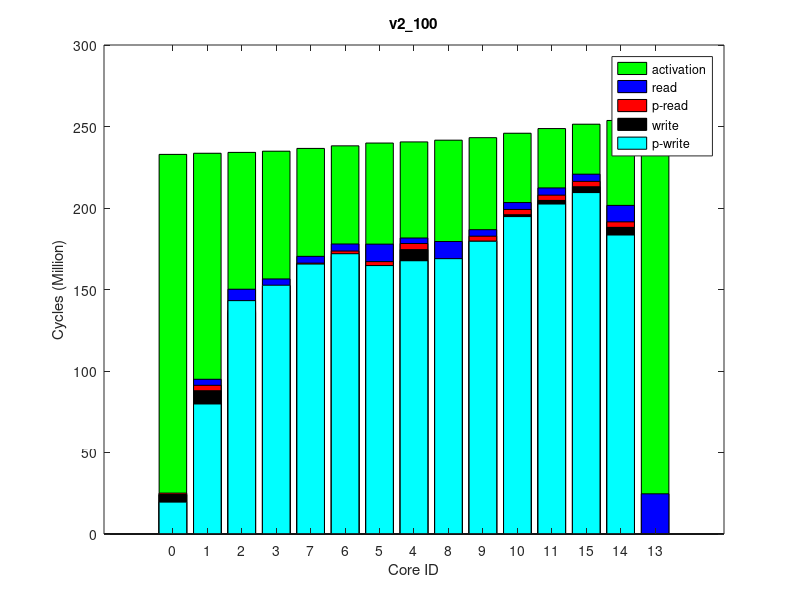

Recreate this plot in MATLAB.
times(1, :, :) = [
876832, 234447480, 0
3310731, 235147145, 0
1294515, 235682918, 0
2736103, 236423503, 0
3726679, 242142594, 0
2618934, 241442618, 0
3253203, 239728045, 0
3176835, 238137727, 0
1520390, 243213492, 0
3096445, 244754317, 0
3207088, 247481491, 0
3225788, 250348801, 0
0, 255559441, 0
3369789, 255300876, 0
3280954, 253025184, 0
];
times(2, :, :) = [
876832, 234457839, 0
3309281, 235156426, 0
1294457, 235693140, 0
2736086, 236433424, 0
3725874, 242160045, 0
2622148, 241459482, 0
3254389, 239744988, 0
3177424, 238148443, 0
1519706, 243230176, 0
3096895, 244771463, 0
3206983, 247499730, 0
3226322, 250366774, 0
0, 255582607, 0
3369627, 255323055, 0
3281629, 253043127, 0
];
times(3, :, :) = [
876832, 234481636, 0
3311386, 235181091, 0
1294469, 235717909, 0
2737661, 236459703, 0
3726065, 242184261, 0
2622097, 241484148, 0
3254405, 239769984, 0
3177233, 238176529, 0
1520579, 243254409, 0
3096959, 244795912, 0
3208348, 247523300, 0
3224831, 250389240, 0
0, 255606991, 0
3369561, 255345248, 0
3280961, 253065985, 0
];
times(4, :, :) = [
876832, 234444405, 0
3307953, 235145552, 0
1294507, 235680212, 0
2735137, 236420490, 0
3727008, 242149675, 0
2621049, 241448939, 0
3253624, 239734687, 0
3177030, 238140041, 0
1521146, 243220444, 0
3097584, 244761723, 0
3209002, 247488418, 0
3224604, 250354614, 0
0, 255572279, 0
3369727, 255315413, 0
3280680, 253030511, 0
];
times(5, :, :) = [
876832, 234472198, 0
3303271, 235172725, 0
1290619, 235707795, 0
2735390, 236448745, 0
3726956, 242174842, 0
2622034, 241474556, 0
3253107, 239760040, 0
3176813, 238166174, 0
1521422, 243245464, 0
3097227, 244786494, 0
3207293, 247512401, 0
3225551, 250380014, 0
0, 255591412, 0
3370605, 255331417, 0
3281001, 253056235, 0
];
times(6, :, :) = [
876832, 234459057, 0
3309449, 235157310, 0
1294733, 235691115, 0
2737597, 236432227, 0
3726776, 242160598, 0
2622507, 241459961, 0
3255381, 239745196, 0
3177245, 238151990, 0
1520296, 243230862, 0
3096878, 244771828, 0
3207084, 247497750, 0
3225154, 250362740, 0
0, 255573035, 0
3370041, 255315741, 0
3281321, 253038885, 0
];
times(7, :, :) = [
876832, 234476518, 0
3310585, 235176170, 0
1294843, 235712242, 0
2735127, 236452068, 0
3727215, 242171763, 0
2625472, 241471270, 0
3253618, 239757173, 0
3176794, 238165413, 0
1520294, 243242144, 0
3097684, 244783109, 0
3207168, 247511135, 0
3225184, 250380161, 0
0, 255598042, 0
3369109, 255333501, 0
3281598, 253056116, 0
];
times(8, :, :) = [
876832, 234461839, 0
3303386, 235161594, 0
1290411, 235696326, 0
2735755, 236436710, 0
3726507, 242161658, 0
2624075, 241461492, 0
3253213, 239746903, 0
3176992, 238153444, 0
1521147, 243232503, 0
3097677, 244773631, 0
3206662, 247501691, 0
3223792, 250367028, 0
0, 255584434, 0
3370159, 255324925, 0
3280856, 253043069, 0
];
times(9, :, :) = [
876832, 234481558, 0
3311702, 235180536, 0
1295427, 235716728, 0
2738130, 236457517, 0
3726834, 242186156, 0
2621573, 241485821, 0
3255195, 239771536, 0
3177000, 238175529, 0
1520243, 243256500, 0
3096686, 244798340, 0
3208322, 247525982, 0
3225391, 250394630, 0
0, 255608933, 0
3369855, 255348503, 0
3280689, 253071318, 0
];
times(10, :, :) = [
876832, 234439249, 0
3309538, 235138506, 0
1294461, 235674144, 0
2737007, 236412378, 0
3726804, 242137867, 0
2619733, 241437066, 0
3253677, 239723346, 0
3177284, 238129501, 0
1520445, 243208847, 0
3096968, 244750546, 0
3206853, 247477840, 0
3224673, 250345879, 0
0, 255575666, 0
3369523, 255307819, 0
3281282, 253021399, 0
];
ave_times = round(squeeze(mean(times)));
format long g, ave_times
std_times = round(squeeze(std(times)));
format long g, std_times
polling_read_times = ave_times;
times(1, :, :) = [
19550528, 232556650, 0
79734447, 233252256, 0
143117992, 233781121, 0
152596226, 234511781, 0
167627200, 240108140, 0
164677134, 239431011, 0
171924358, 237770057, 0
165582016, 236214541, 0
168908911, 241143623, 0
179558353, 242631047, 0
194710318, 245264154, 0
202414967, 248031226, 0
0, 253124075, 0
183436450, 252862297, 0
209450237, 250615849, 0
];
times(2, :, :) = [
19549458, 232557041, 0
79702389, 233252279, 0
143065498, 233781889, 0
152565678, 234513916, 0
167570558, 240109591, 0
164624294, 239430899, 0
171868215, 237770020, 0
165523511, 236213975, 0
168845119, 241145812, 0
179523115, 242633965, 0
194661224, 245267416, 0
202393067, 248035720, 0
0, 253125234, 0
183429847, 252860701, 0
209443911, 250620664, 0
];
times(3, :, :) = [
19548229, 232539325, 0
79728952, 233233886, 0
143105290, 233762316, 0
152579354, 234495258, 0
167614124, 240094511, 0
164650557, 239416819, 0
171885997, 237755374, 0
165533523, 236197948, 0
168894619, 241130876, 0
179559664, 242618178, 0
194722009, 245251315, 0
202424866, 248019274, 0
0, 253111771, 0
183428117, 252856738, 0
209456263, 250604826, 0
];
times(4, :, :) = [
19560393, 232555406, 0
79816497, 233249274, 0
143233756, 233778835, 0
152640953, 234511187, 0
167643915, 240106310, 0
164678705, 239427582, 0
171961425, 237766946, 0
165632338, 236210471, 0
168925362, 241142212, 0
179597126, 242630262, 0
194766761, 245263805, 0
202459614, 248030422, 0
0, 253099977, 0
183413285, 252843534, 0
209470750, 250615770, 0
];
times(5, :, :) = [
19541796, 232546520, 0
79734332, 233243157, 0
143133863, 233771679, 0
152610295, 234504567, 0
167633156, 240101886, 0
164682104, 239422814, 0
171936421, 237761926, 0
165583417, 236206337, 0
168912606, 241137033, 0
179570827, 242625014, 0
194721080, 245258103, 0
202420392, 248025050, 0
0, 253104598, 0
183416373, 252843253, 0
209465596, 250610084, 0
];
times(6, :, :) = [
19562998, 232571335, 0
79805060, 233266221, 0
143221976, 233795048, 0
152642786, 234527806, 0
167639222, 240119299, 0
164689505, 239441605, 0
171988896, 237781763, 0
165634668, 236226511, 0
168918375, 241154644, 0
179583519, 242641613, 0
194729839, 245275291, 0
202459345, 248042634, 0
0, 253125118, 0
183442908, 252872457, 0
209474210, 250627995, 0
];
times(7, :, :) = [
19555881, 232546632, 0
79773711, 233240544, 0
143164066, 233770127, 0
152614401, 234503754, 0
167616423, 240100305, 0
164658891, 239423738, 0
171910555, 237763396, 0
165572367, 236206524, 0
168896257, 241135594, 0
179572470, 242623838, 0
194730485, 245256950, 0
202433953, 248022881, 0
0, 253104175, 0
183422541, 252849287, 0
209458396, 250609285, 0
];
times(8, :, :) = [
19554223, 232542430, 0
79795505, 233237952, 0
143202657, 233766450, 0
152638094, 234500567, 0
167630113, 240097973, 0
164693852, 239420115, 0
172002592, 237760041, 0
165635310, 236201317, 0
168911795, 241133657, 0
179579326, 242622027, 0
194723543, 245255953, 0
202426298, 248023331, 0
0, 253096963, 0
183405519, 252835785, 0
209445265, 250609018, 0
];
times(9, :, :) = [
19564704, 232554179, 0
79806065, 233250011, 0
143236121, 233778801, 0
152662424, 234511817, 0
167722014, 240107780, 0
164773836, 239429470, 0
172067336, 237768560, 0
165686825, 236213126, 0
169005160, 241143016, 0
179620920, 242630861, 0
194775559, 245263395, 0
202447075, 248031899, 0
0, 253127426, 0
183437172, 252866566, 0
209459710, 250617911, 0
];
times(10, :, :) = [
19546980, 232563193, 0
79797916, 233258159, 0
143237975, 233787437, 0
152658495, 234519674, 0
167674720, 240115048, 0
164725566, 239437772, 0
171987781, 237777292, 0
165649197, 236220725, 0
168956174, 241151527, 0
179614571, 242639758, 0
194775542, 245272227, 0
202474879, 248040296, 0
0, 253134200, 0
183449151, 252879549, 0
209485872, 250625726, 0
];
ave_times = round(squeeze(mean(times)));
format long g, ave_times
std_times = round(squeeze(std(times)));
format long g, std_times
polling_write_times = ave_times;
times(1, :, :) = [
0, 257486213, 0
7014143, 258249266, 64000
14250022, 258813271, 128000
7050632, 259607618, 64000
7111910, 265535322, 64000
13339260, 264816518, 128000
7585536, 263054008, 64000
7350680, 261389975, 64000
14325789, 266624573, 128000
7084950, 268184900, 64000
7444624, 270968652, 64000
7670815, 273966059, 64000
24664137, 279388299, 255980
13474790, 279099676, 128000
7687842, 276692875, 64000
];
times(2, :, :) = [
0, 257477908, 0
7014486, 258239974, 64000
14250282, 258805139, 128000
7050619, 259599516, 64000
7116230, 265526468, 64000
13339146, 264807841, 128000
7585538, 263043368, 64000
7348070, 261378442, 64000
14325839, 266616481, 128000
7084969, 268177598, 64000
7444169, 270961217, 64000
7670799, 273967445, 64000
24664170, 279375933, 255980
13474892, 279090997, 128000
7687876, 276692669, 64000
];
times(3, :, :) = [
0, 257489959, 0
7012963, 258251334, 64000
14250129, 258816683, 128000
7050640, 259610467, 64000
7107377, 265540600, 64000
13339153, 264821864, 128000
7585535, 263057223, 64000
7348097, 261391279, 64000
14325856, 266628119, 128000
7084966, 268188993, 64000
7444524, 270971436, 64000
7670790, 273978825, 64000
24663041, 279390650, 255980
13474985, 279101560, 128000
7687877, 276704806, 64000
];
times(4, :, :) = [
0, 257486745, 0
7013333, 258251190, 64000
14250302, 258812019, 128000
7050635, 259609422, 64000
7111154, 265535848, 64000
13339058, 264818062, 128000
7585473, 263054669, 64000
7347975, 261388675, 64000
14325660, 266625055, 128000
7084952, 268187579, 64000
7444289, 270970798, 64000
7670814, 273978141, 64000
24663456, 279387336, 255980
13475085, 279098683, 128000
7687865, 276705855, 64000
];
times(5, :, :) = [
0, 257474576, 0
7015504, 258237338, 64000
14250042, 258800555, 128000
7050620, 259595537, 64000
7111738, 265522754, 64000
13339482, 264803542, 128000
7585506, 263041199, 64000
7350658, 261374221, 64000
14325629, 266611426, 128000
7084965, 268172579, 64000
7443945, 270956213, 64000
7670792, 273961218, 64000
24663681, 279381765, 255980
13474758, 279095272, 128000
7687855, 276687489, 64000
];
times(6, :, :) = [
0, 257498222, 0
7013779, 258259294, 64000
14250042, 258823496, 128000
7050621, 259617241, 64000
7113476, 265541544, 64000
13339700, 264822201, 128000
7585493, 263058627, 64000
7350411, 261394334, 64000
14325974, 266630702, 128000
7084968, 268192168, 64000
7444417, 270972977, 64000
7670783, 273979886, 64000
24663539, 279388536, 255980
13475039, 279106979, 128000
7687865, 276705912, 64000
];
times(7, :, :) = [
0, 257490611, 0
7014848, 258252204, 64000
14250180, 258815982, 128000
7050692, 259612085, 64000
7111055, 265537526, 64000
13339437, 264819214, 128000
7585537, 263054469, 64000
7347876, 261390875, 64000
14325884, 266627117, 128000
7084967, 268188619, 64000
7444887, 270971633, 64000
7670795, 273974501, 64000
24663146, 279386957, 255980
13475066, 279100213, 128000
7687854, 276701118, 64000
];
times(8, :, :) = [
0, 257484792, 0
7016432, 258245141, 64000
14250215, 258808551, 128000
7050665, 259604466, 64000
7107389, 265533293, 64000
13339394, 264815119, 128000
7585475, 263050071, 64000
7348340, 261386084, 64000
14325604, 266621961, 128000
7084966, 268181969, 64000
7444625, 270964904, 64000
7670803, 273959924, 64000
24662942, 279376411, 255980
13474991, 279091539, 128000
7687862, 276686933, 64000
];
times(9, :, :) = [
0, 257502146, 0
7011233, 258263741, 64000
14250185, 258827041, 128000
7050676, 259622288, 64000
7107194, 265548596, 64000
13339506, 264829747, 128000
7585468, 263066566, 64000
7347844, 261401052, 64000
14325658, 266637579, 128000
7084965, 268199906, 64000
7443978, 270982857, 64000
7670770, 273992214, 64000
24663931, 279403760, 255980
13475227, 279118730, 128000
7687884, 276719183, 64000
];
times(10, :, :) = [
0, 257495934, 0
7011992, 258258630, 64000
14250235, 258822457, 128000
7050665, 259616821, 64000
7109040, 265542145, 64000
13339790, 264824710, 128000
7585519, 263062033, 64000
7346194, 261395340, 64000
14325899, 266631827, 128000
7084955, 268192900, 64000
7444174, 270976936, 64000
7670803, 273986618, 64000
24663803, 279398452, 255980
13475006, 279118629, 128000
7687855, 276712711, 64000
];
ave_times = round(squeeze(mean(times)));
format long g, ave_times
std_times = round(squeeze(std(times)));
format long g, std_times
read_times = ave_times;
times(1, :, :) = [
0, 232892143, 0
0, 233587397, 0
0, 234117661, 0
0, 234850328, 0
0, 240544164, 0
0, 239848159, 0
0, 238140126, 0
0, 236555508, 0
0, 241611078, 0
0, 243146394, 0
0, 245867536, 0
0, 248734391, 0
0, 253975470, 0
0, 253711012, 0
0, 251410965, 0
];
times(2, :, :) = [
0, 232911439, 0
0, 233606443, 0
0, 234137334, 0
0, 234871729, 0
0, 240567053, 0
0, 239868451, 0
0, 238162048, 0
0, 236578430, 0
0, 241633271, 0
0, 243167848, 0
0, 245887850, 0
0, 248754609, 0
0, 253975643, 0
0, 253714474, 0
0, 251430628, 0
];
times(3, :, :) = [
0, 232874923, 0
0, 233572028, 0
0, 234102189, 0
0, 234836492, 0
0, 240532471, 0
0, 239834810, 0
0, 238128332, 0
0, 236544894, 0
0, 241599490, 0
0, 243134213, 0
0, 245856553, 0
0, 248723285, 0
0, 253951041, 0
0, 253688956, 0
0, 251399737, 0
];
times(4, :, :) = [
0, 232908585, 0
0, 233604715, 0
0, 234134643, 0
0, 234870405, 0
0, 240567298, 0
0, 239870150, 0
0, 238162217, 0
0, 236578155, 0
0, 241635111, 0
0, 243167724, 0
0, 245888871, 0
0, 248756426, 0
0, 253981537, 0
0, 253720673, 0
0, 251432889, 0
];
times(5, :, :) = [
0, 232887687, 0
0, 233583149, 0
0, 234114112, 0
0, 234848467, 0
0, 240543244, 0
0, 239845919, 0
0, 238138075, 0
0, 236555403, 0
0, 241610374, 0
0, 243144674, 0
0, 245866721, 0
0, 248733347, 0
0, 253961500, 0
0, 253698910, 0
0, 251409882, 0
];
times(6, :, :) = [
0, 232915562, 0
0, 233610872, 0
0, 234141690, 0
0, 234873728, 0
0, 240568357, 0
0, 239871291, 0
0, 238164717, 0
0, 236581785, 0
0, 241634551, 0
0, 243168838, 0
0, 245890271, 0
0, 248756328, 0
0, 253987922, 0
0, 253729640, 0
0, 251433355, 0
];
times(7, :, :) = [
0, 232897004, 0
0, 233592692, 0
0, 234122580, 0
0, 234856150, 0
0, 240549183, 0
0, 239851302, 0
0, 238144828, 0
0, 236563468, 0
0, 241617119, 0
0, 243150129, 0
0, 245872649, 0
0, 248739091, 0
0, 253958223, 0
0, 253700919, 0
0, 251416246, 0
];
times(8, :, :) = [
0, 232893580, 0
0, 233589441, 0
0, 234120346, 0
0, 234854985, 0
0, 240548801, 0
0, 239850987, 0
0, 238146636, 0
0, 236563463, 0
0, 241617713, 0
0, 243151929, 0
0, 245872751, 0
0, 248738631, 0
0, 253963248, 0
0, 253701727, 0
0, 251414800, 0
];
times(9, :, :) = [
0, 232891706, 0
0, 233586666, 0
0, 234117298, 0
0, 234849525, 0
0, 240544305, 0
0, 239846747, 0
0, 238141037, 0
0, 236557493, 0
0, 241612738, 0
0, 243145685, 0
0, 245866943, 0
0, 248732640, 0
0, 253965804, 0
0, 253700406, 0
0, 251408871, 0
];
times(10, :, :) = [
0, 232872641, 0
0, 233567628, 0
0, 234098043, 0
0, 234832508, 0
0, 240527122, 0
0, 239829782, 0
0, 238122675, 0
0, 236539676, 0
0, 241594538, 0
0, 243129833, 0
0, 245850840, 0
0, 248716183, 0
0, 253943711, 0
0, 253685415, 0
0, 251393193, 0
];
ave_times = round(squeeze(mean(times)));
format long g, ave_times
std_times = round(squeeze(std(times)));
format long g, std_times
total_times = ave_times;
times(1, :, :) = [
24219670, 232086459, 64000
87886167, 232773027, 128000
135868954, 233289782, 64000
149400569, 234012597, 64000
174457415, 239484057, 128000
164472648, 238833135, 64000
170327241, 237203877, 64000
162991591, 235672917, 64000
165100260, 240500665, 64000
179606503, 241970404, 64000
195890999, 244576924, 64000
204652534, 247320886, 64000
0, 252401383, 0
188128253, 252141493, 64000
213048218, 249888388, 64000
];
times(2, :, :) = [
24236186, 232089409, 64000
87898008, 232775052, 128000
135884410, 233289705, 64000
149390860, 234009665, 64000
174390455, 239480208, 128000
164396464, 238830599, 64000
170241058, 237200056, 64000
162923036, 235671202, 64000
165026190, 240497446, 64000
179517113, 241969231, 64000
195867713, 244574538, 64000
204613155, 247319153, 64000
0, 252393716, 0
188122518, 252133657, 64000
213058704, 249888985, 64000
];
times(3, :, :) = [
24224677, 232103065, 64000
87943302, 232788551, 128000
135954381, 233303452, 64000
149449417, 234025171, 64000
174534935, 239500315, 128000
164530296, 238850714, 64000
170359848, 237222966, 64000
163003056, 235689562, 64000
165168791, 240516967, 64000
179659397, 241987743, 64000
195953053, 244594077, 64000
204691820, 247338831, 64000
0, 252424922, 0
188151746, 252163707, 64000
213078094, 249906285, 64000
];
times(4, :, :) = [
24224570, 232101633, 64000
87968976, 232786162, 128000
136006296, 233299853, 64000
149500622, 234019079, 64000
174541312, 239496912, 128000
164521196, 238845285, 64000
170388139, 237214783, 64000
163043425, 235681509, 64000
165174789, 240513072, 64000
179633607, 241984156, 64000
195899179, 244589288, 64000
204632022, 247337103, 64000
0, 252397833, 0
188130509, 252134357, 64000
213066241, 249904556, 64000
];
times(5, :, :) = [
24228922, 232092268, 64000
87974861, 232780125, 128000
136027791, 233294588, 64000
149533957, 234015087, 64000
174559611, 239489014, 128000
164571516, 238839456, 64000
170431822, 237209261, 64000
163087594, 235679320, 64000
165186152, 240506090, 64000
179645271, 241977095, 64000
195915564, 244583276, 64000
204647681, 247328450, 64000
0, 252400664, 0
188131838, 252138786, 64000
213065538, 249897593, 64000
];
times(6, :, :) = [
24219983, 232097505, 64000
87897708, 232785091, 128000
135892595, 233299607, 64000
149409435, 234020239, 64000
174477401, 239493403, 128000
164488774, 238843922, 64000
170304430, 237212967, 64000
162951981, 235683726, 64000
165117788, 240510943, 64000
179618809, 241982211, 64000
195907511, 244587223, 64000
204652584, 247332909, 64000
0, 252387605, 0
188112809, 252128618, 64000
213080621, 249900792, 64000
];
times(7, :, :) = [
24216153, 232085814, 64000
87882812, 232772209, 128000
135864060, 233288699, 64000
149374540, 234008967, 64000
174484292, 239480580, 128000
164462841, 238831577, 64000
170295049, 237200486, 64000
162929660, 235669417, 64000
165125544, 240497466, 64000
179633701, 241969302, 64000
195898805, 244574139, 64000
204656862, 247319264, 64000
0, 252403344, 0
188130930, 252140117, 64000
213069790, 249886647, 64000
];
times(8, :, :) = [
24217337, 232095432, 64000
87895060, 232780691, 128000
135920731, 233296758, 64000
149459620, 234019309, 64000
174531959, 239491184, 128000
164548123, 238840069, 64000
170405713, 237208571, 64000
163030427, 235678580, 64000
165173634, 240507931, 64000
179624029, 241979755, 64000
195922587, 244585141, 64000
204681281, 247330191, 64000
0, 252403602, 0
188135014, 252143715, 64000
213084516, 249897844, 64000
];
times(9, :, :) = [
24216729, 232086287, 64000
87891765, 232775444, 128000
135887059, 233291272, 64000
149424939, 234010461, 64000
174464221, 239482182, 128000
164471645, 238831196, 64000
170326344, 237201069, 64000
162990559, 235670621, 64000
165096091, 240498448, 64000
179579976, 241970086, 64000
195900118, 244575602, 64000
204647098, 247319580, 64000
0, 252384415, 0
188113025, 252125638, 64000
213036582, 249888300, 64000
];
times(10, :, :) = [
24213042, 232085457, 64000
87880039, 232774276, 128000
135877173, 233289102, 64000
149401866, 234008801, 64000
174437396, 239481594, 128000
164465897, 238829321, 64000
170305374, 237200959, 64000
162960778, 235670093, 64000
165080230, 240497498, 64000
179569727, 241968611, 64000
195890398, 244573560, 64000
204649158, 247317512, 64000
0, 252373337, 0
188100954, 252111703, 64000
213049847, 249885891, 64000
];
ave_times = round(squeeze(mean(times)));
format long g, ave_times
std_times = round(squeeze(std(times)));
format long g, std_times
write_times = ave_times;
mytitle = 'v2\_100';
order = [1 2 3 4 8 7 6 5 9 10 11 12 15 14 13];

total_times = total_times(:, 2)(order);

read_times = read_times(:, 1)(order);
write_times = write_times(:, 1)(order);

polling_read_times = polling_read_times(:, 1)(order);
polling_write_times = polling_write_times(:, 1)(order);

total_times /= 1000000;

read_times /= 1000000;
write_times /= 1000000;

polling_read_times /= 1000000;
polling_write_times /= 1000000;

% laying read on top of write
read_times += write_times;
polling_read_times += write_times;

figure(1);
clf()
% set(gcf, 'Position', get(0,'Screensize'));
% set(gcf,'units','normalized','outerposition',[0 0 1 1])
bar(0:14, total_times,'g');
hold on;
bar(0:14, read_times,'b');
bar(0:14, polling_read_times,'r');
bar(0:14, write_times,'k');
bar(0:14, polling_write_times,'c');
hold off

axis([-2 16 0 300])
% axis([-1 15])
set(gca,'XTick',0:14);
set(gca,'xticklabel',{ '0'; '1'; '2'; '3'; '7'; '6'; '5'; '4'; '8'; '9'; '10'; '11'; '15'; '14'; '13' })

xlabel('Core ID')
ylabel('Cycles (Million)')

legend('activation', 'read', 'p-read', 'write', 'p-write')
title(mytitle)
print(1, strcat(mytitle, '.png'))
